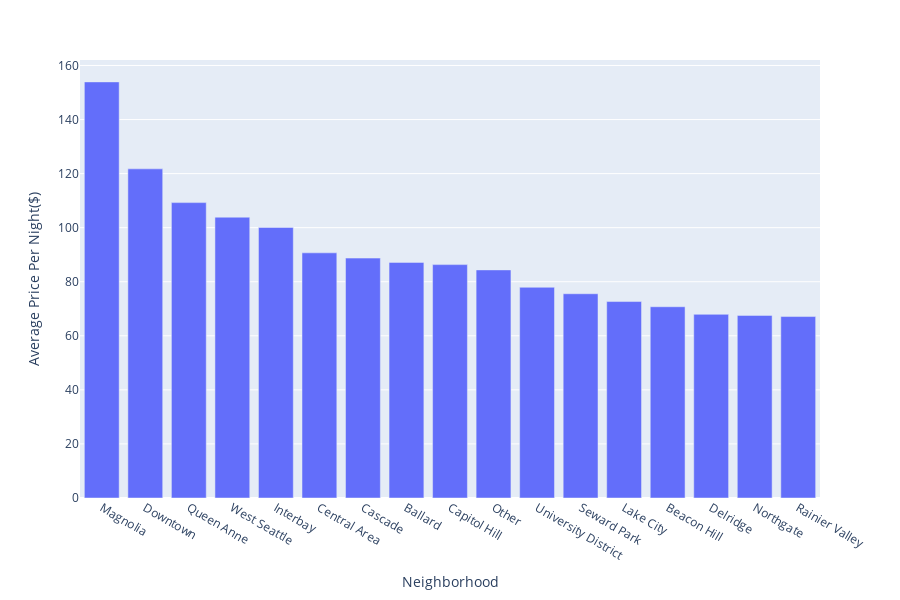

The code cell stored with this chart in its notebook:
### Markdown cell above
### d) What is the average price/night per neighbourhood?

### Code cell
# Average price per night by neighbourhood sorted top to bottom
neighbourhood = new_df.groupby('neighbourhood')['price'].mean().sort_values(ascending=False).reset_index()

#Plot bar chart for better visulization 
import plotly.express as px
fig = px.bar(neighbourhood, x='neighbourhood', y='price',
            labels={'price':'Average Price Per Night($)','neighbourhood':"Neighborhood"})
fig.show()

### Figure 1 — Plotly figure (JSON) as saved in the notebook; plotly's stock layout.template omitted (floating-point values rounded to 4 significant figures)
{"data": [{"alignmentgroup": "True", "hoverlabel": {"namelength": 0}, "hovertemplate": "Neighborhood=%{x}<br>Average Price Per Night($)=%{y}", "legendgroup": "", "marker": {"color": "#636efa"}, "name": "", "offsetgroup": "", "orientation": "v", "showlegend": false, "textposition": "auto", "type": "bar", "x": ["Magnolia", "Downtown", "Queen Anne", "West Seattle", "Interbay", "Central Area", "Cascade", "Ballard", "Capitol Hill", "Other", "University District", "Seward Park", "Lake City", "Beacon Hill", "Delridge", "Northgate", "Rainier Valley"], "xaxis": "x", "y": [153.9, 121.8, 109.3, 103.9, 100.1, 90.69, 88.75, 87.16, 86.33, 84.38, 77.95, 75.56, 72.67, 70.75, 67.94, 67.55, 67.12], "yaxis": "y"}], "layout": {"barmode": "relative", "height": 600, "legend": {"tracegroupgap": 0}, "margin": {"t": 60}, "xaxis": {"anchor": "y", "domain": [0, 1], "title": {"text": "Neighborhood"}}, "yaxis": {"anchor": "x", "domain": [0, 1], "title": {"text": "Average Price Per Night($)"}}}}
